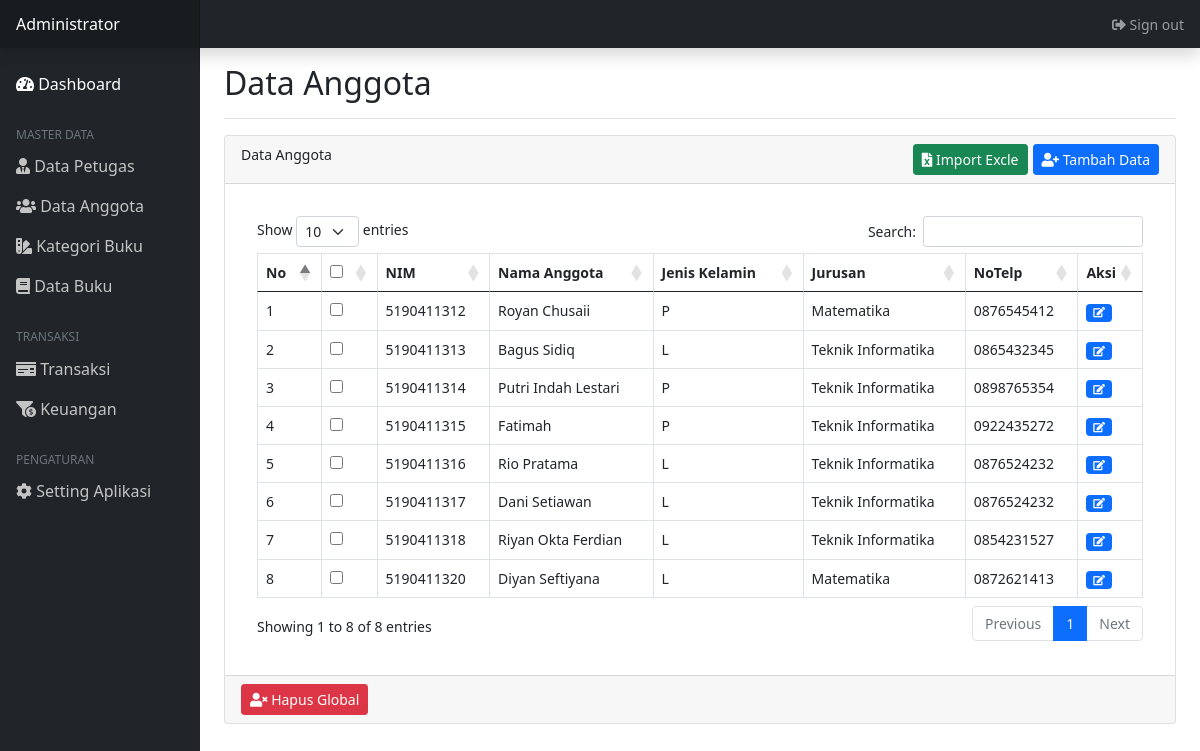
Screenshot of /anggota (signed in) with the database file from the repository.
### tables this page shows
CREATE TABLE `anggota` (
  `id_anggota` int(11) NOT NULL AUTO_INCREMENT,
  `nama_anggota` varchar(55) DEFAULT NULL,
  `jeniskelamin_anggota` enum('L','P') DEFAULT NULL,
  `notelp_anggota` varchar(30) DEFAULT NULL,
  `alamat_anggota` varchar(55) DEFAULT NULL,
  `nim_anggota` varchar(55) DEFAULT NULL,
  `jurusan` varchar(55) DEFAULT NULL,
  PRIMARY KEY (`id_anggota`)
);

### php/Database.php (called while the page is built, shortened)
<?php
class Database {
    public static function getKoneksi(){
        $db = new mysqli('localhost', 'root', '', 'dbk_perpus');
        return $db;
    }
}
?>

### php/Anggota.php (called while the page is built, shortened)
<?php
require_once('Database.php');
class Anggota {
    private $db;
    public function __construct(){
        $this->db = Database::getKoneksi();
    }
    public function TampilkanAnggota(){
        $res = $this->db->query("SELECT *FROM anggota");
        while($row = $res->fetch_object()):
            $data[] = $row;
        endwhile;
        if(empty($data)){
            return null;
        }else{
            return $data;
        }
    }
}
$Anggota = new Anggota;
?>

### views/admin/masterdata/anggota.php (the view, shortened to what this page needs)
<?php
require_once('./php/Auth.php');
require_once('./php/Anggota.php');
?>
<!doctype html>
<html lang="en">
<?php include_once('./views/partisi/head.php'); ?>
<link rel="stylesheet" href="../../public/assets/css/admin.css">
<body>
<?php include_once('./views/partisi/navbar.php'); ?>
<div class="container-fluid">
<div class="row">
<?php include_once('./views/partisi/sidebar.php'); ?>
  <main class="col-md-9 ms-sm-auto col-lg-10 px-md-4">
    <div class="d-flex justify-content-between flex-wrap flex-md-nowrap align-items-center pt-3 pb-2 mb-3 border-bottom">
      <h1 class="h2">Data Anggota</h1>
    </div>
  <div class="card">
      <div class="card-header">
          Data Anggota
          <a data-bs-toggle="modal" data-bs-target="#tambahAnggota" class="btn btn-primary btn-sm" style="float:right; margin-left:5px;"><i class="fas fa-user-plus"></i> Tambah Data</a>
          <a data-bs-toggle="modal" data-bs-target="#import" class="btn btn-success btn-sm" style="float:right;"><i class="fas fa-file-excel"></i> Import Excle</a>
      </div>
      <div class="card-body">
        <div class="card-body">
          <form id="HapusData">
          <table class="table table-bordered" id="DataTable">
            <thead>
              <tr>
                <th scope="col">No</th>
                <th scope="col"><input type="checkbox" id="parent"></th>
                <th scope="col">NIM</th>
                <th scope="col">Nama Anggota</th>
                <th scope="col">Jenis Kelamin</th>
                <th scope="col">Jurusan</th>
                <th scope="col">NoTelp</th>
                <th scope="col" style="width:10px;">Aksi</th>
              </tr>
            </thead>
            <tbody>
              <?php if(!empty($Anggota->TampilkanAnggota())): ?>
              <?php $i=1; foreach ($Anggota->TampilkanAnggota() as $x): ?>
              <tr>
                <td><?= $i++; ?></td>
                <td><input name="id[]" class="child" type="checkbox" value="<?php echo $x->id_anggota; ?>"></td>
                <td><?= $x->nim_anggota; ?></td>
                <td><?= $x->nama_anggota; ?></td>
                <td><?= $x->jeniskelamin_anggota; ?></td>
                <td><?= $x->jurusan; ?></td>
                <td><?= $x->notelp_anggota; ?></td>
                <td>
                    <a href="#" data-bs-toggle="modal" data-bs-target=".edit" <?= "data-id=".$x->id_anggota.""; ?>><span class="badge bg-primary"><i class="fas fa-edit"></i></span></a>
                </td>
              </tr>
              <?php endforeach; ?>
              <?php endif; ?>
            </tbody>
          </table>
        </div>
      </div>
      <div class="card-footer">
          <button type="submit" class="btn btn-danger btn-sm"><i class="fas fa-user-times"></i> Hapus Global</button>
      </div>
  </div>
  </main>
</div>
</div>
</body>
</html>

### index.php (shortened to what this page needs)
<?php
$request = $_SERVER['REQUEST_URI'];
switch($request){
    case '/anggota' :
        require __DIR__ . '/views/admin/masterdata/anggota.php';
        break;
}
?>

### views/partisi/head.php (shortened to what this page needs)
<head>
<link rel="stylesheet" href="../../public/css/bootstrap.min.css">
<link rel="stylesheet" href="https://use.fontawesome.com/releases/v5.15.2/css/all.css">
<link rel="stylesheet" href="https://cdn.jsdelivr.net/npm/bootstrap@5.0.0-beta1/dist/css/bootstrap.min.css">
<link rel="stylesheet" href="https://cdn.datatables.net/1.10.24/css/dataTables.bootstrap5.min.css">
<link rel="stylesheet" href="../../public/select2/css/select2.min.css">
<link rel="stylesheet" href="../../public/select2bootstrap4/select2-bootstrap4.min.css">
</head>

### views/partisi/navbar.php (shortened to what this page needs)
<header class="navbar navbar-dark sticky-top bg-dark flex-md-nowrap p-0 shadow">
  <a class="navbar-brand col-md-3 col-lg-2 me-0 px-3" href="#">Administrator</a>
  <ul class="navbar-nav px-3">
    <li class="nav-item text-nowrap">
      <a class="nav-link" href="../../php/Auth.php?logout"><i class="fas fa-sign-out-alt"></i> Sign out</a>
    </li>
  </ul>
</header>

### views/partisi/sidebar.php (shortened to what this page needs)
<nav id="sidebarMenu" class="col-md-3 col-lg-2 d-md-block bg-dark sidebar collapse">
    <div class="position-sticky pt-3">
    <ul class="nav flex-column">
        <li class="nav-item">
        <a class="nav-link active lh-tight" aria-current="page" href="/dashboard">
            <i class="fas fa-tachometer-alt"></i>
            Dashboard
        </a>
        </li>
    </ul>
    <h6 class="sidebar-heading d-flex justify-content-between align-items-center px-3 mt-4 mb-1 text-muted">
        <span>Master Data</span>
    </h6>
    <ul class="nav flex-column mb-2">
        <li class="nav-item">
        <a class="nav-link lh-tight" href="/petugas">
        <i class="fas fa-user-tie"></i>
            Data Petugas
        </a>
        </li>
        <li class="nav-item">
        <a class="nav-link" href="/anggota">
        <i class="fas fa-users"></i>
        Data Anggota
        </a>
        </li>
        <li class="nav-item">
        <a class="nav-link" href="/kategoribuku">
        <i class="fas fa-swatchbook"></i>
            Kategori Buku
        </a>
        </li>
        <li class="nav-item">
        <a class="nav-link" href="/buku">
        <i class="fas fa-book"></i>
            Data Buku
        </a>
        </li>
    </ul>
    <h6 class="sidebar-heading d-flex justify-content-between align-items-center px-3 mt-4 mb-1 text-muted">
        <span>Transaksi</span>
    </h6>
    <ul class="nav flex-column mb-2">
        <li class="nav-item">
        <a class="nav-link" href="/transaksi">
        <i class="fas fa-money-check"></i>
            Transaksi
        </a>
        </li>
        <li class="nav-item">
        <a class="nav-link" href="/keuangan">
        <i class="fas fa-funnel-dollar"></i>
            Keuangan
        </a>
        </li>
    </ul>
    <h6 class="sidebar-heading d-flex justify-content-between align-items-center px-3 mt-4 mb-1 text-muted">
        <span>Pengaturan</span>
    </h6>
    <ul class="nav flex-column mb-2">
        <li class="nav-item">
        <a class="nav-link" href="/setting">
        <i class="fas fa-cog"></i>
            Setting Aplikasi
        </a>
        </li>
    </ul>
    </div>
</nav>

### public/assets/css/admin.css (style rules this page uses)
body { font-size: .875rem; }
.sidebar { position: fixed; top: 0; bottom: 0; left: 0; z-index: 100; padding: 48px 0 0; box-shadow: inset -1px 0 0 rgba(0, 0, 0, .1); }
.sidebar .nav-link { font-weight: 500; color: rgb(196, 196, 196); font-size: 16px; }
.sidebar .nav-link.active { color: #ffffff; }
.sidebar-heading { font-size: .75rem; text-transform: uppercase; }
.navbar-brand { padding-top: .75rem; padding-bottom: .75rem; font-size: 1rem; background-color: rgba(0, 0, 0, .25); box-shadow: inset -1px 0 0 rgba(0, 0, 0, .25); }

### rows the page displays
anggota: nim_anggota "5190411312", nama_anggota "Royan Chusaii", jeniskelamin_anggota "P", jurusan "Matematika", notelp_anggota "0876545412"
anggota: nim_anggota "5190411313", nama_anggota "Bagus Sidiq", jeniskelamin_anggota "L", jurusan "Teknik Informatika", notelp_anggota "0865432345"
anggota: nim_anggota "5190411314", nama_anggota "Putri Indah Lestari", jeniskelamin_anggota "P", jurusan "Teknik Informatika", notelp_anggota "0898765354"
anggota: nim_anggota "5190411315", nama_anggota "Fatimah", jeniskelamin_anggota "P", jurusan "Teknik Informatika", notelp_anggota "0922435272"
anggota: nim_anggota "5190411316", nama_anggota "Rio Pratama", jeniskelamin_anggota "L", jurusan "Teknik Informatika", notelp_anggota "0876524232"
anggota: nim_anggota "5190411317", nama_anggota "Dani Setiawan", jeniskelamin_anggota "L", jurusan "Teknik Informatika", notelp_anggota "0876524232"
anggota: nim_anggota "5190411318", nama_anggota "Riyan Okta Ferdian", jeniskelamin_anggota "L", jurusan "Teknik Informatika", notelp_anggota "0854231527"
anggota: nim_anggota "5190411320", nama_anggota "Diyan Seftiyana", jeniskelamin_anggota "L", jurusan "Matematika", notelp_anggota "0872621413"
